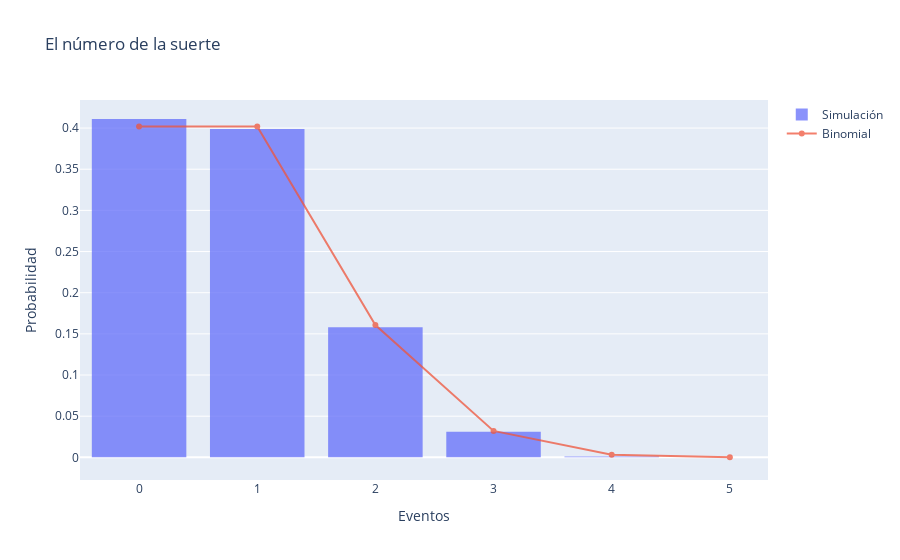

Write notebook code for a chart like this one.
### Markdown cell above
## Solución
### Set-up:

* Simular lanzamiento (`LanzarDados`) de `n_dados=5` dados y contar ocurrencias del número `n_target=3`.

* Repetir para `n_ensemble=1000` realizaciones y construir histograma de número de ocurrencias.

* Comparar con distribución `binom(n=5, p=1/6).pmf(k)`.

### Code cell
%run ./ej7.py

### Figure 1 — Plotly figure (JSON) as saved in the notebook; plotly's stock layout.template omitted (floating-point values rounded to 4 significant figures; data arrays with more than 128 entries replaced by an {"elided": "..."} marker saying what was removed)
{"data": [{"histnorm": "probability", "name": "Simulación", "opacity": 0.75, "type": "histogram", "x": {"elided": "1000 int values"}}, {"name": "Binomial", "opacity": 0.75, "type": "scatter", "x": [0, 1, 2, 3, 4, 5], "y": [0.4019, 0.4019, 0.1608, 0.03215, 0.003215, 0.0001286]}], "layout": {"bargap": 0.2, "title": {"text": "El número de la suerte"}, "xaxis": {"title": {"text": "Eventos"}}, "yaxis": {"title": {"text": "Probabilidad"}}}}
